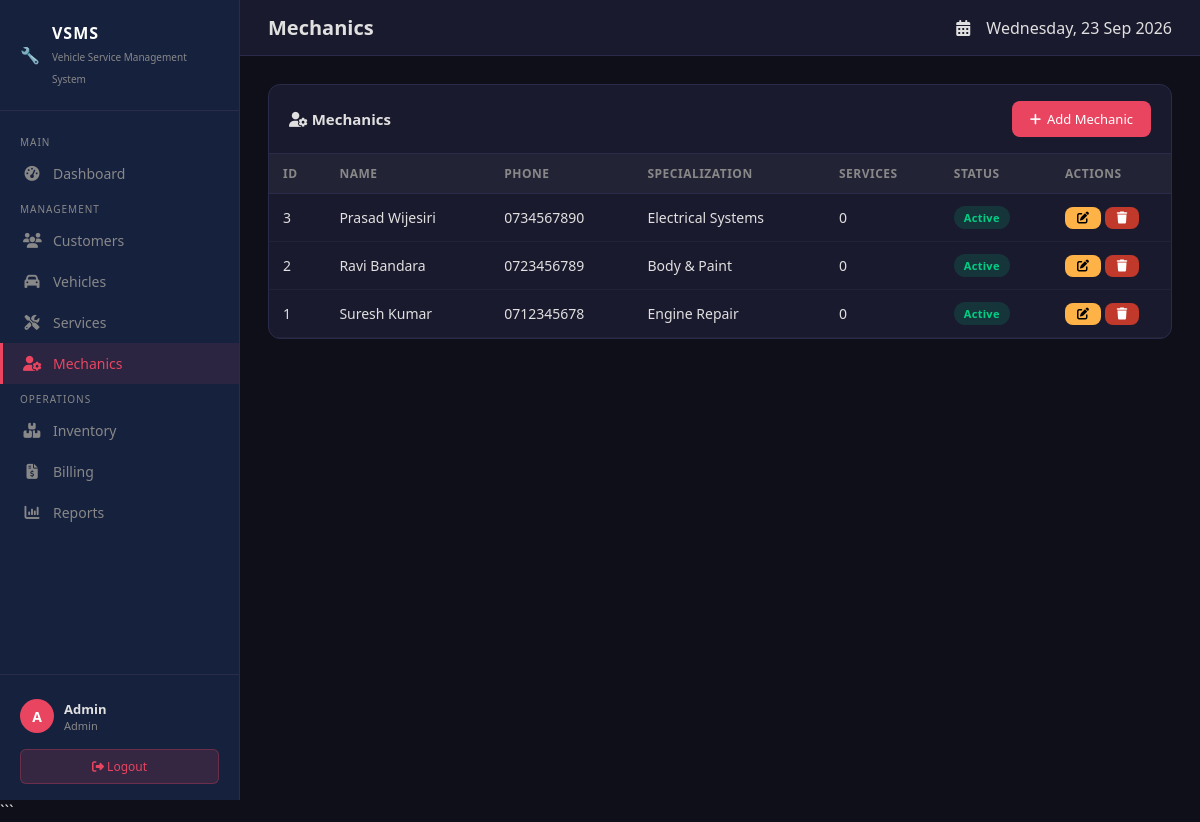
Page /modules/mechanics/index.php (signed in) on the committed database.
### tables this page shows
CREATE TABLE IF NOT EXISTS mechanics (
  mechanic_id   INT AUTO_INCREMENT PRIMARY KEY,
  name          VARCHAR(100) NOT NULL,
  phone         VARCHAR(20),
  specialization VARCHAR(100),
  status        ENUM('Active','Inactive') DEFAULT 'Active',
  created_at    DATETIME DEFAULT CURRENT_TIMESTAMP
);

### modules/mechanics/index.php (the view, shortened to what this page needs)
<?php
require_once $_SERVER["DOCUMENT_ROOT"]."/vsms/includes/header.php";
$stmt = $pdo->query("
    SELECT
        m.*,
        COUNT(s.service_id) AS total_services
    FROM mechanics m
    LEFT JOIN services s
        ON m.mechanic_id = s.mechanic_id
    GROUP BY m.mechanic_id
    ORDER BY m.mechanic_id DESC
");
$mechanics = $stmt->fetchAll(PDO::FETCH_ASSOC);
?>
<div class="card">
    <div class="card-header">
        <h3>
            <i class="fas fa-user-cog"></i>
            Mechanics
        </h3>
        <a href="add.php" class="btn btn-primary">
            <i class="fas fa-plus"></i>
            Add Mechanic
        </a>
    </div>
    <div class="table-responsive">
        <table class="table">
            <thead>
                <tr>
                    <th>ID</th>
                    <th>Name</th>
                    <th>Phone</th>
                    <th>Specialization</th>
                    <th>Services</th>
                    <th>Status</th>
                    <th width="120">Actions</th>
                </tr>
            </thead>
            <tbody>
            <?php if (empty($mechanics)): ?>
                <tr>
                    <td colspan="7" style="text-align:center;">
                        No mechanics found.
                    </td>
                </tr>
            <?php else: ?>
                <?php foreach ($mechanics as $m): ?>
                <tr>
                    <td><?= $m['mechanic_id'] ?></td>
                    <td>
                        <?= htmlspecialchars($m['name']) ?>
                    </td>
                    <td>
                        <?= htmlspecialchars($m['phone']) ?>
                    </td>
                    <td>
                        <?= htmlspecialchars($m['specialization']) ?>
                    </td>
                    <td>
                        <?= $m['total_services'] ?>
                    </td>
                    <td>
                        <?php if ($m['status'] === 'Active'): ?>
                            <span class="badge badge-success">
                                Active
                            </span>
                        <?php else: ?>
                            <span class="badge badge-secondary">
                                Inactive
                            </span>
                        <?php endif; ?>
                    </td>
                    <td>
                        <a
                            href="edit.php?id=<?= $m['mechanic_id'] ?>"
                            class="btn btn-warning btn-sm">
                            <i class="fas fa-edit"></i>
                        </a>
                        <a
                            href="delete.php?id=<?= $m['mechanic_id'] ?>"
                            class="btn btn-danger btn-sm"
                            onclick="return confirm('Delete this mechanic?')">
                            <i class="fas fa-trash"></i>
                        </a>
                    </td>
                </tr>
                <?php endforeach; ?>
            <?php endif; ?>
            </tbody>
        </table>
    </div>
</div>
<?php require_once $_SERVER["DOCUMENT_ROOT"]."/vsms/includes/footer.php"; ?>

### assets/style.css (style rules this page uses)
* { margin: 0; padding: 0; box-sizing: border-box; }
:root { --bg-dark: #0f0f1a; --bg-card: #1a1a2e; --bg-sidebar: #16213e; --accent: #0f3460; --primary: #e94560; --success: #00d084; --warning: #ffb347; --info: #4fc3f7; --text: #e0e0e0; --text-muted: #888; --border: #2a2a4a; }
body { font-family: 'Segoe UI', Tahoma, sans-serif; background: var(--bg-dark); color: var(--text); min-height: 100vh; }
.card { background: var(--bg-card); border: 1px solid var(--border); border-radius: 12px; overflow: hidden; }
.card-header { padding: 16px 20px; border-bottom: 1px solid var(--border); display: flex; align-items: center; justify-content: space-between; }
.card-header h3 { font-size: 15px; font-weight: 600; }
.table-responsive { overflow-x: auto; }
table { width: 100%; border-collapse: collapse; }
thead th { background: rgba(255,255,255,0.04); padding: 11px 14px; text-align: left; font-size: 12px; color: var(--text-muted); text-transform: uppercase; letter-spacing: 0.5px; border-bottom: 1px solid var(--border); }
tbody tr { border-bottom: 1px solid rgba(255,255,255,0.04); transition: background 0.15s; }
tbody td { padding: 12px 14px; font-size: 14px; }
.btn { display: inline-flex; align-items: center; gap: 6px; padding: 9px 18px; border-radius: 8px; border: none; cursor: pointer; font-size: 13px; font-weight: 500; text-decoration: none; transition: all 0.2s; }
.btn-primary { background: var(--primary); color: #fff; }
.btn-warning { background: var(--warning); color: #000; }
.btn-danger { background: #c0392b; color: #fff; }
.btn-sm { padding: 5px 12px; font-size: 12px; }
.badge { display: inline-block; padding: 4px 10px; border-radius: 20px; font-size: 11px; font-weight: 600; letter-spacing: 0.3px; }
.badge-success { background: rgba(0,208,132,0.15); color: var(--success); }

### rows in the picture
mechanics: mechanic_id "3", name "Prasad Wijesiri", phone "0734567890", specialization "Electrical Systems", total_services "0", status "Active"
mechanics: mechanic_id "2", name "Ravi Bandara", phone "0723456789", specialization "Body & Paint", total_services "0", status "Active"
mechanics: mechanic_id "1", name "Suresh Kumar", phone "0712345678", specialization "Engine Repair", total_services "0", status "Active"

### other values in the picture
substr($_SESSION['user_name'] ?? 'U', 0, 1) "A"
$_SESSION['user_name'] "Admin"
$_SESSION['user_role'] "Admin"
$pageTitle "Mechanics"
